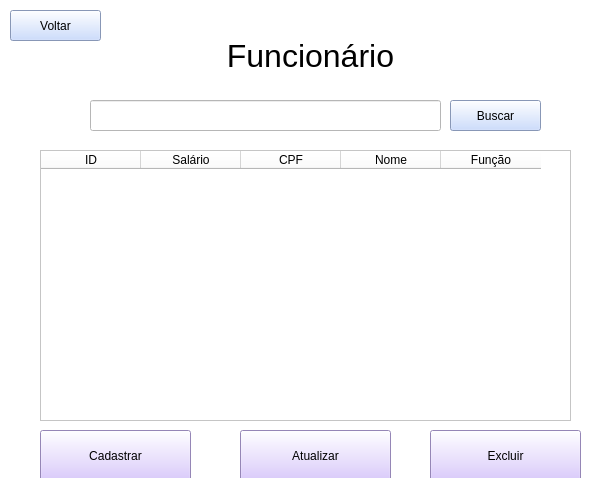
<?xml version="1.0" encoding="UTF-8"?>
<ui version="4.0">
 <class>MainWindow</class>
 <widget class="QMainWindow" name="MainWindow">
  <property name="geometry">
   <rect>
    <x>0</x>
    <y>0</y>
    <width>616</width>
    <height>500</height>
   </rect>
  </property>
  <property name="windowTitle">
   <string>MainWindow</string>
  </property>
  <property name="styleSheet">
   <string notr="true">background-color: rgb(255, 255, 255);</string>
  </property>
  <widget class="QWidget" name="centralwidget">
   <widget class="QPushButton" name="bt_cadastrarFunc">
    <property name="geometry">
     <rect>
      <x>40</x>
      <y>430</y>
      <width>151</width>
      <height>51</height>
     </rect>
    </property>
    <property name="styleSheet">
     <string notr="true">background-color: rgb(209, 187, 255);</string>
    </property>
    <property name="text">
     <string>Cadastrar</string>
    </property>
   </widget>
   <widget class="QPushButton" name="bt_buscarFunc">
    <property name="geometry">
     <rect>
      <x>450</x>
      <y>100</y>
      <width>91</width>
      <height>31</height>
     </rect>
    </property>
    <property name="styleSheet">
     <string notr="true">background-color: rgb(190, 211, 255);</string>
    </property>
    <property name="text">
     <string>Buscar</string>
    </property>
   </widget>
   <widget class="QTableWidget" name="tabela_funcionarios">
    <property name="geometry">
     <rect>
      <x>40</x>
      <y>150</y>
      <width>531</width>
      <height>271</height>
     </rect>
    </property>
    <column>
     <property name="text">
      <string>ID</string>
     </property>
    </column>
    <column>
     <property name="text">
      <string>Salário</string>
     </property>
    </column>
    <column>
     <property name="text">
      <string>CPF</string>
     </property>
    </column>
    <column>
     <property name="text">
      <string>Nome</string>
     </property>
    </column>
    <column>
     <property name="text">
      <string>Função</string>
     </property>
    </column>
   </widget>
   <widget class="QPushButton" name="bt_atualizarFunc">
    <property name="geometry">
     <rect>
      <x>240</x>
      <y>430</y>
      <width>151</width>
      <height>51</height>
     </rect>
    </property>
    <property name="styleSheet">
     <string notr="true">background-color: rgb(209, 187, 255);</string>
    </property>
    <property name="text">
     <string>Atualizar</string>
    </property>
   </widget>
   <widget class="QPushButton" name="bt_excluirFunc">
    <property name="geometry">
     <rect>
      <x>430</x>
      <y>430</y>
      <width>151</width>
      <height>51</height>
     </rect>
    </property>
    <property name="styleSheet">
     <string notr="true">background-color: rgb(209, 187, 255);</string>
    </property>
    <property name="text">
     <string>Excluir</string>
    </property>
   </widget>
   <widget class="QLabel" name="label">
    <property name="geometry">
     <rect>
      <x>0</x>
      <y>30</y>
      <width>621</width>
      <height>51</height>
     </rect>
    </property>
    <property name="font">
     <font>
      <family>Microsoft Sans Serif</family>
      <pointsize>24</pointsize>
     </font>
    </property>
    <property name="text">
     <string>Funcionário</string>
    </property>
    <property name="alignment">
     <set>AlignCenter</set>
    </property>
   </widget>
   <widget class="QLineEdit" name="txt_buscarFunc">
    <property name="geometry">
     <rect>
      <x>90</x>
      <y>100</y>
      <width>351</width>
      <height>31</height>
     </rect>
    </property>
   </widget>
   <widget class="QPushButton" name="bt_voltar">
    <property name="geometry">
     <rect>
      <x>10</x>
      <y>10</y>
      <width>91</width>
      <height>31</height>
     </rect>
    </property>
    <property name="styleSheet">
     <string notr="true">background-color: rgb(190, 211, 255);</string>
    </property>
    <property name="text">
     <string>Voltar</string>
    </property>
   </widget>
  </widget>
  <widget class="QStatusBar" name="statusbar"/>
 </widget>
 <resources/>
 <connections/>
</ui>
